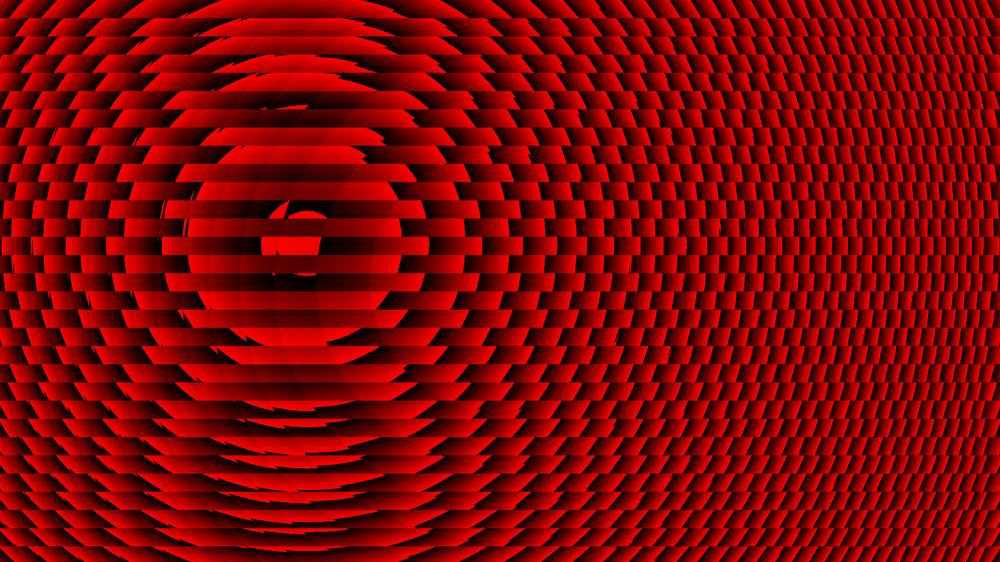
#> input picture Lens/R_bi_l_bl.png, 1000 x 562 px, shrunk from 1920 x 1080 before the run, found by its file name
$ python Merge_RGB.py
#> lines starting #> are read from the running program, lines starting #| are printed output that depends on the picture
# -*- coding: utf-8 -*-
"""
Created on Wed Feb 14 11:28:11 2024

@author: SG
"""

from PIL import Image
import numpy as np
import matplotlib.pyplot as plt

im_rh=plt.imread("C:/Users/Laboratorio/MakeHologram/Lens/R_bi_l_bl.png")
#> im_rh is the input picture: shape (562, 1000, 3) float32; mean R, G, B 0.499, 0, 0
im_gh=plt.imread("C:/Users/Laboratorio/MakeHologram/Lens/G_bi_l_bl.png")
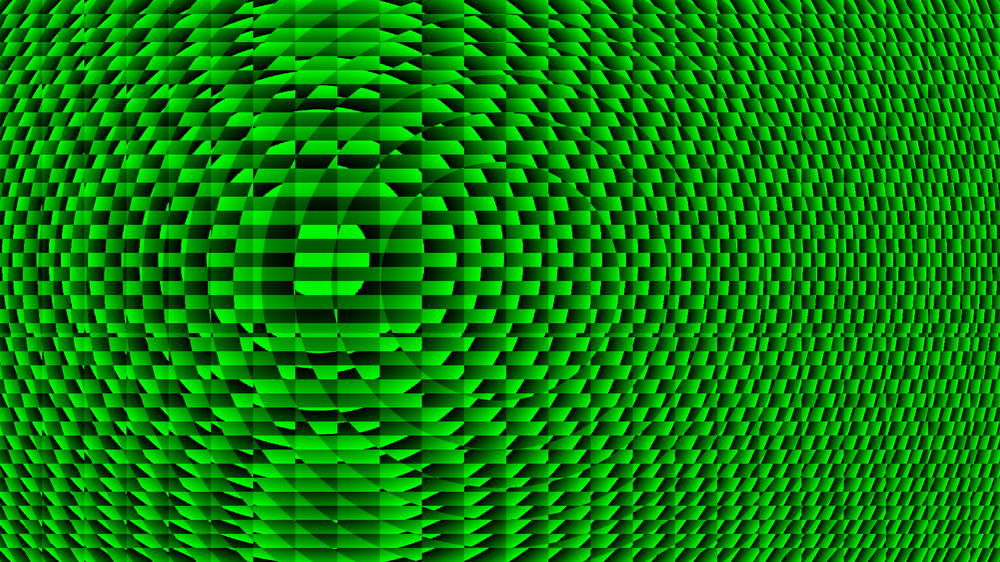
#> input picture Lens/G_bi_l_bl.png, 1000 x 562 px, shrunk from 1920 x 1080 before the run, found by its file name
#> im_gh is the input picture: shape (562, 1000, 3) float32; mean R, G, B 0, 0.501, 0
im_bh=plt.imread("C:/Users/Laboratorio/MakeHologram/Lens/B_bi_l_bl.png")
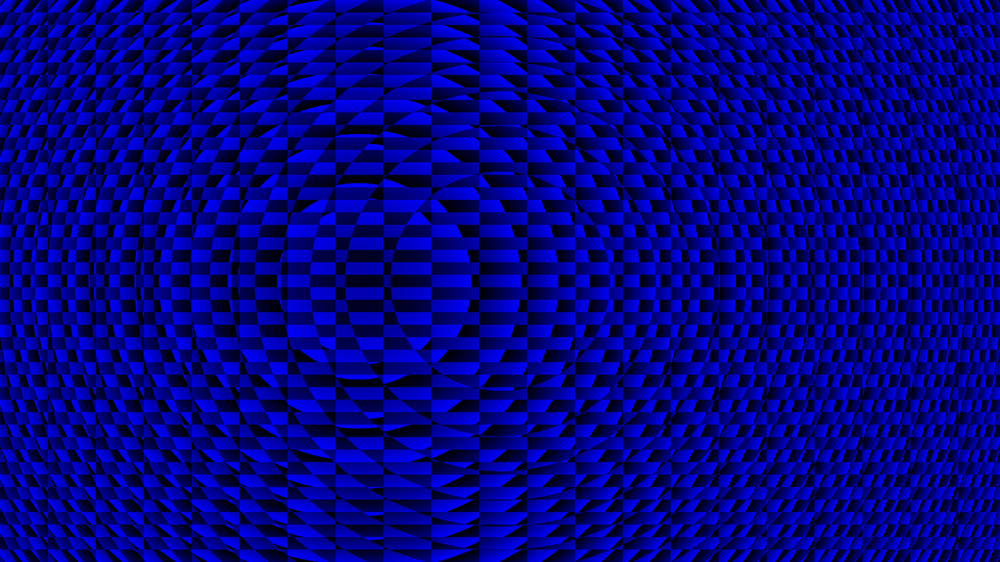
#> input picture Lens/B_bi_l_bl.png, 1000 x 562 px, shrunk from 1920 x 1080 before the run, found by its file name
#> im_bh is the input picture: shape (562, 1000, 3) float32; mean R, G, B 0, 0, 0.513
# im_gray=plt.imread("Gray(V)_p64.png")

im_rh_array = np.array(im_rh)*255
im_gh_array = np.array(im_gh)*255
im_bh_array = np.array(im_bh)*255
# Create a new array for the new image with the same shape as the original
im_new_array = np.zeros_like(im_rh_array)

# Modify the new array
im_new_array[:,:,0] = im_rh_array[:,:,0]
im_new_array[:,:,1] = im_gh_array[:,:,1]
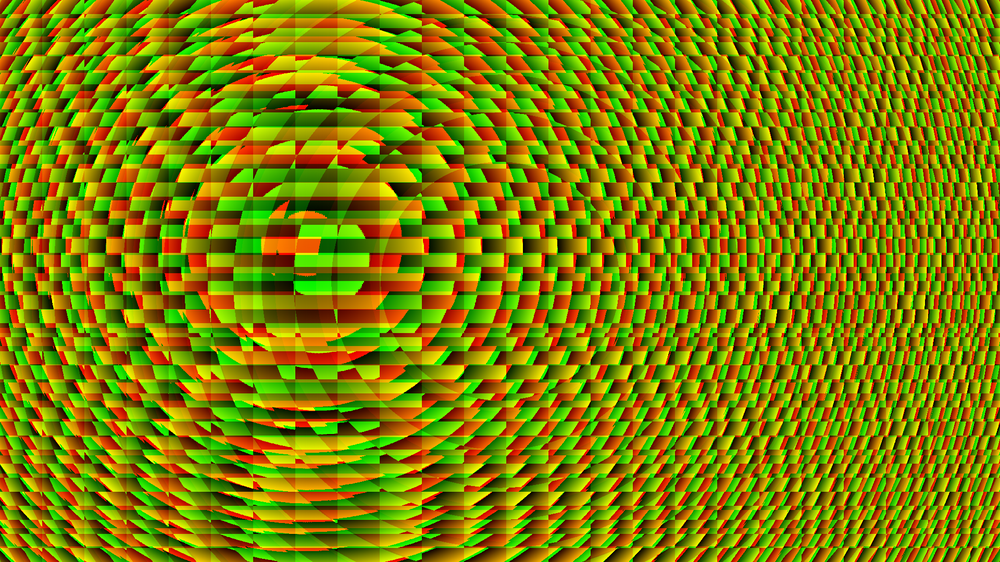
#> im_new_array: shape (562, 1000, 3) float32; mean R, G, B 127.3, 127.6, 0
im_new_array[:,:,2] = im_bh_array[:,:,2]
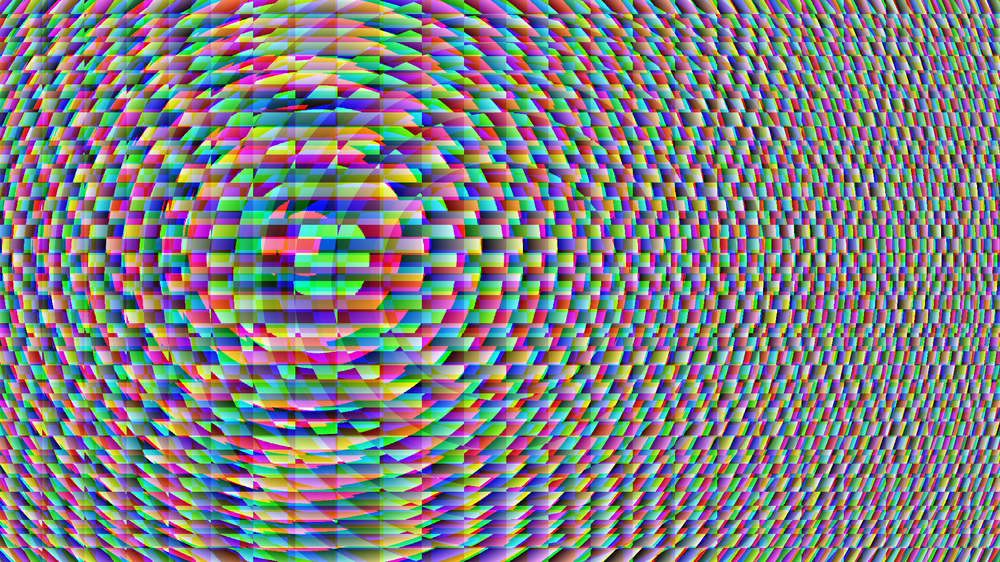
#> im_new_array: shape (562, 1000, 3) float32; mean R, G, B 127.3, 127.6, 130.7

im_new_array = im_new_array.astype(np.uint8)

im_new = Image.fromarray(im_new_array)
im_new.save('RGB_tri_bl2_lens.png')


im_new.show()
# plt.figure(2)
# plt.imshow(im_gray)

# # Convert the images to Pillow images
# im_rh_pil = Image.fromarray((im_rh * 255).astype(np.uint8))

# im_gh_pil = Image.fromarray((im_gh * 255).astype(np.uint8))
# im_bh_pil = Image.fromarray((im_bh * 255).astype(np.uint8))
# im_grayv_pil = Image.fromarray((im_gray * 255).astype(np.uint8))
# # plt.figure(1)
# # plt.imshow(im_grayv_pil)
# #Save images as layers in a single TIFF file
# im_rh_pil.save('multi_layer_image.tiff', save_all=True, append_images=[im_gh_pil, im_bh_pil,im_grayv_pil])

# # Display the third image
# # plt.figure(3)
# # plt.imshow(im_rh_pil)
# # plt.show()

# im_m =Image.open('multi_layer_image.tiff')
# # Number of layers in the TIFF file
# num_layers = im_m.n_frames
# layers = []

# # Read each layer and append to the list
# for i in range(num_layers):
#     im_m.seek(i)  # Move to the i-th layer
#     layer = im_m.copy()
#     layers.append(layer)

# # Display all layers using matplotlib
# fig, axes = plt.subplots(1, num_layers, figsize=(15, 5))

# for ax, layer, i in zip(axes, layers, range(num_layers)):
#     ax.imshow(layer)
#     ax.set_title(f'Layer {i + 1}')
#     ax.axis('off')

# plt.show()

# # im_mr=im_m[:,:,0]
# # plt.figure(4)
# # plt.imshow(im_mr* 255)
# # im_mg=im_m[:,:,1]
# # im_mb=im_m[:,:,2]
